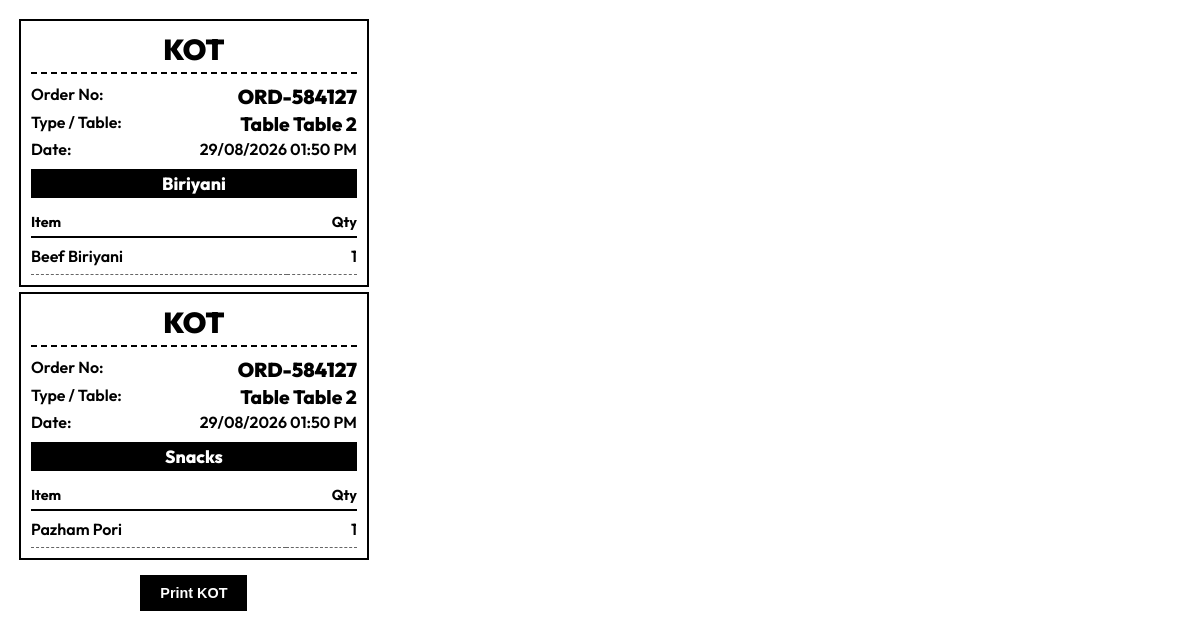
The app's page /kot/ORD-584127/ (signed in), older data.
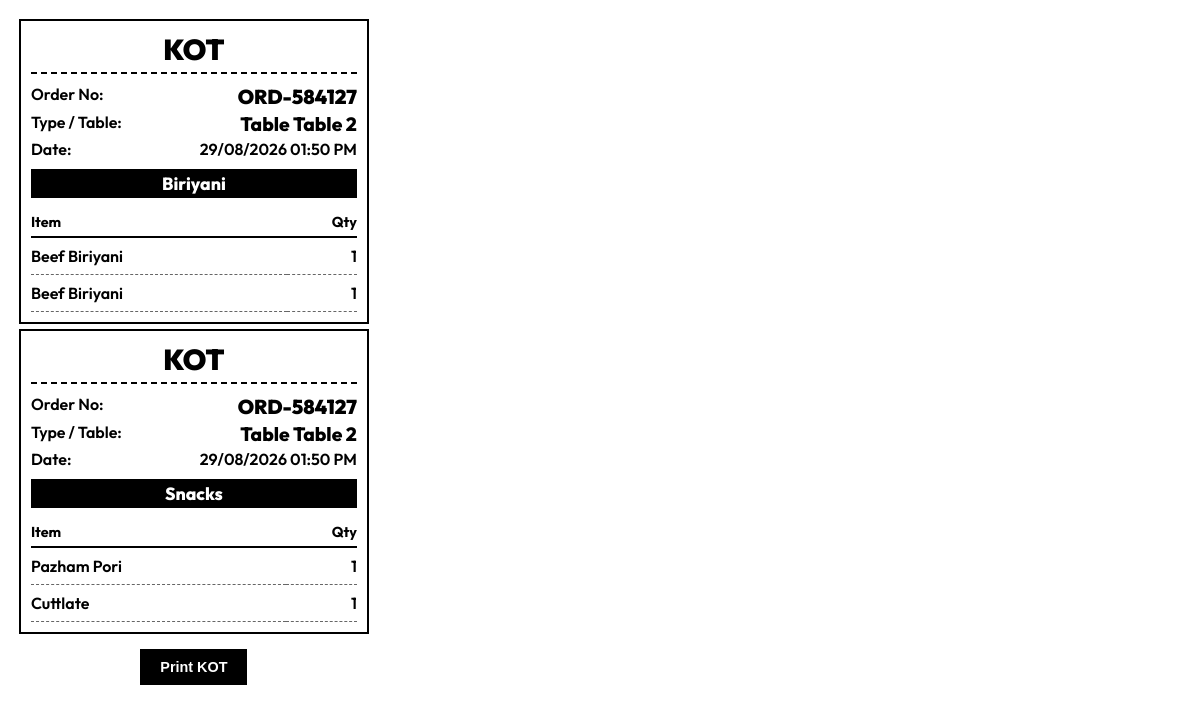
The same page, newer data.
### core/models.py (models this page shows, shortened)
class OrderItem(models.Model):
    order = models.ForeignKey(Order, related_name='items', on_delete=models.CASCADE)
    menu_item = models.ForeignKey(MenuItem, on_delete=models.CASCADE)
    item_name = models.CharField(max_length=200, blank=True)
    quantity = models.IntegerField(default=1)
    price = models.DecimalField(max_digits=8, decimal_places=2)
    special_instructions = models.TextField(blank=True, null=True)
    is_printed = models.BooleanField(default=False)

class Order(models.Model):
    STATUS_CHOICES = (
        ('pending', 'Pending'),
        ('invoiced', 'Invoiced'),
        ('paid', 'Paid'),
        ('cancelled', 'Cancelled'),
    )
    PAYMENT_CHOICES = (
        ('cash', 'Cash'),
        ('card', 'Card / Online'),
        ('split', 'Split (Cash + Card)'),
    )
    company = models.ForeignKey(Company, related_name='orders', on_delete=models.CASCADE)
    order_number = models.CharField(max_length=20, unique=True, blank=True)
    table = models.ForeignKey(Table, related_name='orders', on_delete=models.SET_NULL, null=True, blank=True)
    status = models.CharField(max_length=20, choices=STATUS_CHOICES, default='pending')
    payment_method = models.CharField(max_length=10, choices=PAYMENT_CHOICES, default='cash')
    cash_amount = models.DecimalField(max_digits=10, decimal_places=2, default=0.00)
    upi_amount = models.DecimalField(max_digits=10, decimal_places=2, default=0.00)
    total_amount = models.DecimalField(max_digits=10, decimal_places=2, default=0.00)
    order_type = models.CharField(max_length=20, default='dine_in')
    billed_by = models.ForeignKey('auth.User', on_delete=models.SET_NULL, null=True, blank=True)
    created_at = models.DateTimeField(auto_now_add=True)

class Table(models.Model):
    company = models.ForeignKey(Company, related_name='tables', on_delete=models.CASCADE)
    table_number = models.CharField(max_length=10)
    seating_capacity = models.IntegerField()
    is_occupied = models.BooleanField(default=False)

class Category(models.Model):
    company = models.ForeignKey(Company, related_name='categories', on_delete=models.CASCADE)
    name = models.CharField(max_length=100)
    printer = models.ForeignKey(Printer, related_name='categories', on_delete=models.SET_NULL, null=True, blank=True)

### core/views.py (the view)
# urls.py: path('kot/<str:order_number>/', views.kot_view, name='kot_view'),
@login_required(login_url='login_view')
def kot_view(request, order_number):
    company = request.user.profile.company
    order = Order.objects.get(order_number=order_number, company=company)
    items = OrderItem.objects.filter(order=order)
    new_only = request.GET.get('new_only') == '1'
    if new_only:
        items = items.filter(is_printed=False)
    category_filter = request.GET.get('category')
    if category_filter:
        items = items.filter(menu_item__category__name=category_filter)
    category_items = {}
    items_to_mark = []
    for item in items:
        cat_name = item.menu_item.category.name
        if cat_name not in category_items:
            category_items[cat_name] = []
        category_items[cat_name].append(item)
        items_to_mark.append(item.id)
    if new_only and items_to_mark:
        OrderItem.objects.filter(id__in=items_to_mark).update(is_printed=True)
    return render(request, 'core/kot.html', {'order': order, 'category_items': category_items})

### core/templates/core/kot.html (shortened to what this page needs)
<!DOCTYPE html>
<html lang="en">
<head>
</head>
<body>
    {% for category, items in category_items.items %}
    <div class="kot-ticket">
        <div class="header">
            {% if not order.table or order.order_type == 'parcel' %}
                <h1 style="font-weight:900; font-size:2rem; letter-spacing:1px;">*** PARCEL ***</h1>
            {% else %}
                <h1 style="font-weight:900;">KOT</h1>
            {% endif %}
        </div>
        <div class="meta-info">
            <div><span>Order No:</span><span style="font-weight:900; font-size:1.25rem;">{{ order.order_number }}</span></div>
            <div><span>Type / Table:</span><span style="font-size:1.2rem; font-weight:800;">{% if not order.table or order.order_type == 'parcel' %}PARCEL / TAKEAWAY{% else %}Table {{ order.table.table_number }}{% endif %}</span></div>
            <div><span>Date:</span><span>{{ order.created_at|date:"d/m/Y h:i A" }}</span></div>
        </div>
        <div class="category-name">{{ category }}</div>
        <table>
            <tr><th>Item</th><th style="text-align:right">Qty</th></tr>
            {% for item in items %}
            <tr>
                <td>{{ item.item_name }}</td>
                <td style="text-align:right">{{ item.quantity }}</td>
            </tr>
            {% endfor %}
        </table>
    </div>
    {% endfor %}
    <button class="print-btn" onclick="window.print()">Print KOT</button>
</body>
</html>

Row changes from the older to the newer data that the page shows:
added OrderItem: item_name "Beef Biriyani", quantity "1", shown under "ORD-584127"
added OrderItem: item_name "Cuttlate", quantity "1", shown under "ORD-584127"
